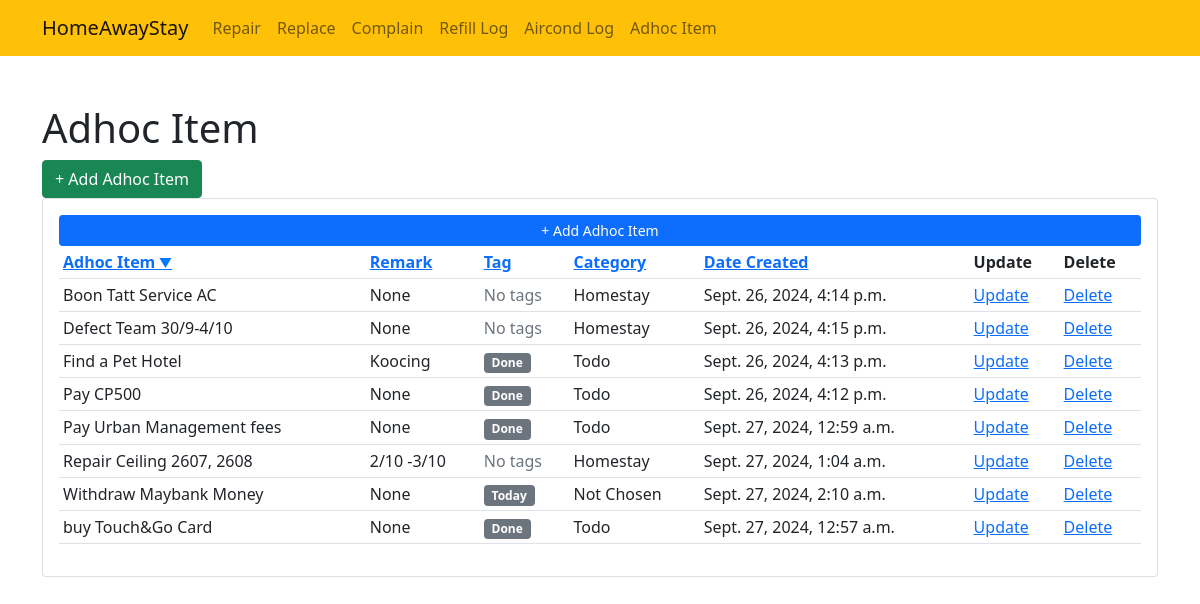
Screenshot of /adhoc_item/ with the database file from the repository.
### homestay/models.py (models this page shows, shortened)
class AdhocItemForm(models.Model):
    CATEGORY = (
                ("Not Chosen", "Not Chosen"),
                ("Todo", "Todo"),
                ("Personal Growth", "Personal Growth"),
                ("Opportunity", "Opportunity"),
                ("Homestay", "Homestay"),
                ("Stock Market", "Stock Market"),
                ("Ecommerce","Ecommerce"),
    )
    tags = models.ManyToManyField(Tag, blank=True)
    category = models.CharField(max_length=20, null=True, blank=True, choices=CATEGORY)
    adhoc_item = models.CharField(max_length=200, null=True, blank=True)
    remark = models.CharField(max_length=200, null=True, blank=True)
    date_created = models.DateTimeField(auto_now_add=True, null=True, blank=True)

class Tag(models.Model):
    name = models.CharField(max_length=20, null=True, blank=True)

### homestay/views.py (the view)
# urls.py: path('adhoc_item/', views.adhoc_item, name='adhoc_item'),
def adhoc_item(request):
    adhoc_forms = AdhocItemForm.objects.all()
    sort_by = request.GET.get('sort', 'adhoc_item')
    valid_sort_fields = ['adhoc_item', 'remark', 'category', 'date_created','tag']
    if sort_by in valid_sort_fields:
        if sort_by == 'tag':
            adhoc_forms = adhoc_forms.annotate(
                first_tag_name=Min('tags__name')
            ).order_by(F('first_tag_name').asc(nulls_last=True))
        else:
            adhoc_forms = adhoc_forms.order_by(F(sort_by).asc(nulls_last=True))
    return render(request, "adhoc_item.html", {'adhoc_forms': adhoc_forms, 'current_sort': sort_by})

### homestay/templates/adhoc_item.html (shortened to what this page needs)
{% extends 'base.html' %}
{% block content %}
<div class="container">
    <h1 class="pt-5">Adhoc Item</h1>
    <a href="{% url 'add_item' %}" class="btn btn-success" role="button">+ Add Adhoc Item</a>
</div>
<div class="container">
    <div class="card card-body">
        <a class="btn btn-primary btn-sm btn-block" href="{% url 'add_item' %}">+ Add Adhoc Item</a>
        <table class="table table-sm">
            <tr>
                <th><a href="?sort=adhoc_item" class="{% if current_sort == 'adhoc_item' %}sort-indicator{% endif %}">Adhoc Item</a></th>
                <th><a href="?sort=remark" class="{% if current_sort == 'remark' %}sort-indicator{% endif %}">Remark</a></th>
                <th><a href="?sort=tag" class="{% if current_sort == 'tag' %}sort-indicator{% endif %}">Tag</a></th>
                <th><a href="?sort=category" class="{% if current_sort == 'category' %}sort-indicator{% endif %}">Category</a></th>
                <th><a href="?sort=date_created" class="{% if current_sort == 'date_created' %}sort-indicator{% endif %}">Date Created</a></th>
                <th>Update</th>
                <th>Delete</th>
            </tr>
            {% for n in adhoc_forms %}
                <tr>
                    <td>{{n.adhoc_item}}</td>
                    <td>{{n.remark}}</td>
                    <td>
                        {% for tag in n.tags.all %}
                            <span class="badge bg-secondary">{{ tag.name }}</span>
                        {% empty %}
                            <span class="text-muted">No tags</span>
                        {% endfor %}
                    </td>
                    <td>{{n.category}}</td>
                    <td>{{n.date_created}}</td>
                    <td><a href="">Update</a> </td>
                    <td><a href="">Delete</a> </td>
                </tr>
            {% endfor %}
        </table>
    </div>
</div>
</div>
{% endblock %}

### homestay/templates/adhoc_item.html (style rules this page uses)
.sort-indicator::after { content: ' ▼'; font-size: 0.8em; color: #007bff; }

### rows the page displays
AdhocItemForm: adhoc_item "Boon Tatt Service AC", remark "None", category "Homestay", date_created "Sept. 26, 2024, 4:14 p.m."
AdhocItemForm: adhoc_item "Defect Team 30/9-4/10", remark "None", category "Homestay", date_created "Sept. 26, 2024, 4:15 p.m."
AdhocItemForm: adhoc_item "Find a Pet Hotel", remark "Koocing", category "Todo", date_created "Sept. 26, 2024, 4:13 p.m."
Tag: name "Done"
AdhocItemForm: adhoc_item "Pay CP500", remark "None", category "Todo", date_created "Sept. 26, 2024, 4:12 p.m."
AdhocItemForm: adhoc_item "Pay Urban Management fees", remark "None", category "Todo", date_created "Sept. 27, 2024, 12:59 a.m."
AdhocItemForm: adhoc_item "Repair Ceiling 2607, 2608", remark "2/10 -3/10", category "Homestay", date_created "Sept. 27, 2024, 1:04 a.m."
AdhocItemForm: adhoc_item "Withdraw Maybank Money", remark "None", category "Not Chosen", date_created "Sept. 27, 2024, 2:10 a.m."
Tag: name "Today"
AdhocItemForm: adhoc_item "buy Touch&Go Card", remark "None", category "Todo", date_created "Sept. 27, 2024, 12:57 a.m."
